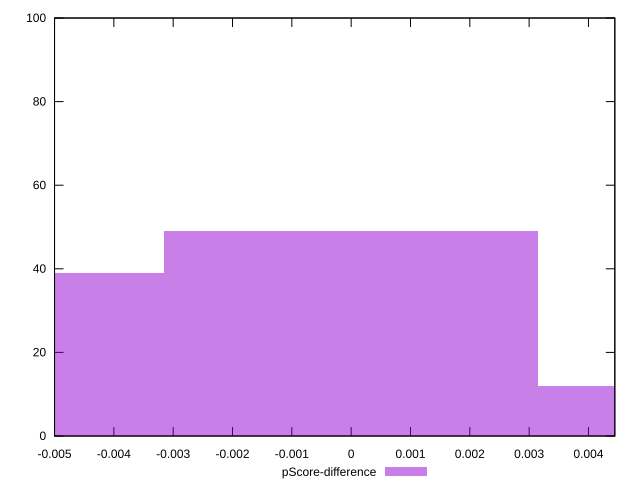

The gnuplot source for this figure:
reset

$pScoreDifference <<EOF
-0.006294113924171138 39
0.006294113924171138 12
0 49
EOF

set key outside below
set boxwidth 0.006294113924171138
set xrange [-0.0050000000000000044:0.004444444444444473]
set yrange [0:100]
set trange [0:100]
set style fill transparent solid 0.5 noborder
set terminal svg size 640, 490 enhanced background rgb 'white'
set output "report_00013_2021-02-09T12-04-24.940Z/uses-webp-images/samples/pages/pScore-difference/histogram.svg"

plot $pScoreDifference title "pScore-difference" with boxes

reset
